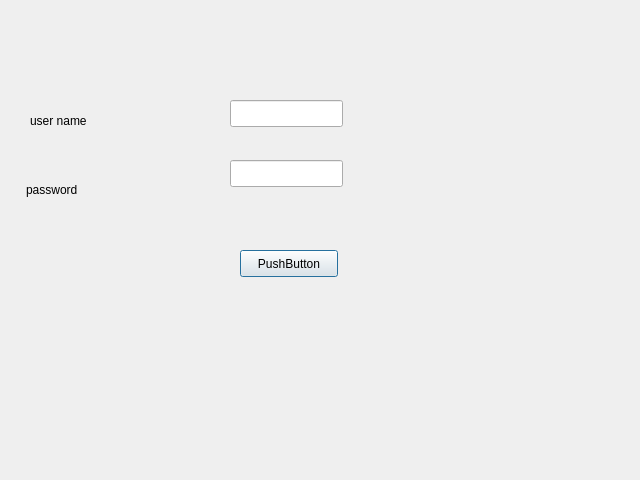
<?xml version="1.0" encoding="UTF-8"?>
<ui version="4.0">
 <class>Dialog</class>
 <widget class="QDialog" name="Dialog">
  <property name="geometry">
   <rect>
    <x>0</x>
    <y>0</y>
    <width>640</width>
    <height>480</height>
   </rect>
  </property>
  <property name="windowTitle">
   <string>Dialog</string>
  </property>
  <widget class="QLineEdit" name="lineEdit">
   <property name="geometry">
    <rect>
     <x>230</x>
     <y>100</y>
     <width>113</width>
     <height>27</height>
    </rect>
   </property>
  </widget>
  <widget class="QLineEdit" name="lineEdit_2">
   <property name="geometry">
    <rect>
     <x>230</x>
     <y>160</y>
     <width>113</width>
     <height>27</height>
    </rect>
   </property>
  </widget>
  <widget class="QLabel" name="label">
   <property name="geometry">
    <rect>
     <x>30</x>
     <y>110</y>
     <width>71</width>
     <height>21</height>
    </rect>
   </property>
   <property name="text">
    <string>user name</string>
   </property>
  </widget>
  <widget class="QLabel" name="label_2">
   <property name="geometry">
    <rect>
     <x>26</x>
     <y>180</y>
     <width>81</width>
     <height>20</height>
    </rect>
   </property>
   <property name="text">
    <string>password</string>
   </property>
  </widget>
  <widget class="QPushButton" name="pushButton">
   <property name="geometry">
    <rect>
     <x>240</x>
     <y>250</y>
     <width>98</width>
     <height>27</height>
    </rect>
   </property>
   <property name="text">
    <string>PushButton</string>
   </property>
  </widget>
 </widget>
 <resources/>
 <connections/>
</ui>
